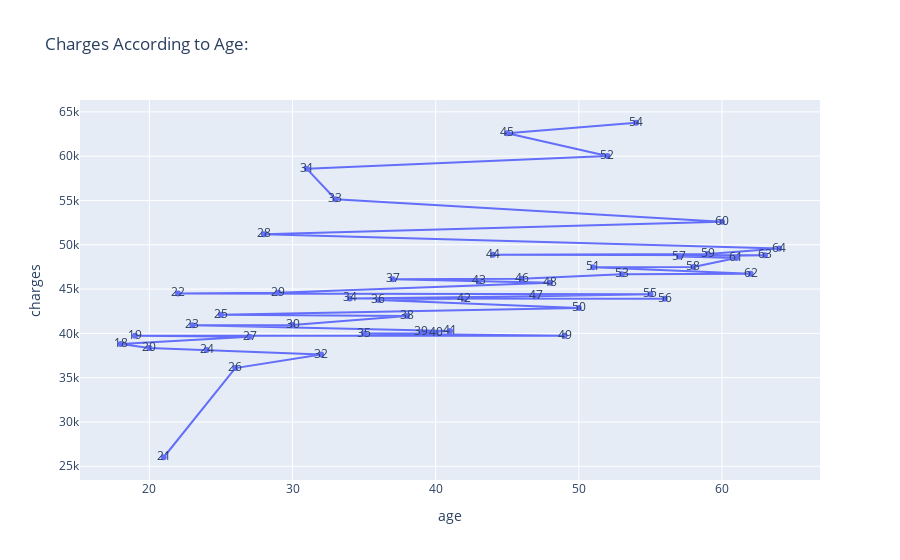

Source (notebook cell):
### Code cell
fig=px.line(agee,x="age",y="charges",text="age",title="Charges According to Age:").show()

### Figure 1 — Plotly figure (JSON) as saved in the notebook; plotly's stock layout.template omitted (floating-point values rounded to 4 significant figures)
{"data": [{"hovertemplate": "age=%{text}<br>charges=%{y}<extra></extra>", "legendgroup": "", "line": {"color": "#636efa", "dash": "solid"}, "marker": {"symbol": "circle"}, "mode": "lines+markers+text", "name": "", "orientation": "v", "showlegend": false, "text": [21, 26, 32, 24, 20, 18, 27, 19, 49, 35, 40, 39, 41, 23, 30, 38, 25, 50, 36, 42, 56, 34, 47, 55, 22, 29, 48, 43, 37, 46, 53, 62, 51, 58, 61, 57, 63, 44, 59, 64, 28, 60, 33, 31, 52, 45, 54], "type": "scatter", "x": [21, 26, 32, 24, 20, 18, 27, 19, 49, 35, 40, 39, 41, 23, 30, 38, 25, 50, 36, 42, 56, 34, 47, 55, 22, 29, 48, 43, 37, 46, 53, 62, 51, 58, 61, 57, 63, 44, 59, 64, 28, 60, 33, 31, 52, 45, 54], "xaxis": "x", "y": [26020.0, 36090.0, 37610.0, 38130.0, 38340.0, 38790.0, 39610.0, 39720.0, 39730.0, 39980.0, 40000.0, 40100.0, 40270.0, 40900.0, 40930.0, 41950.0, 42110.0, 42860.0, 43750.0, 43900.0, 43920.0, 43940.0, 44200.0, 44420.0, 44500.0, 44590.0, 45700.0, 45860.0, 46110.0, 46150.0, 46660.0, 46720.0, 47460.0, 47500.0, 48520.0, 48680.0, 48820.0, 48890.0, 48970.0, 49580.0, 51190.0, 52590.0, 55140.0, 58570.0, 60020.0, 62590.0, 63770.0], "yaxis": "y"}], "layout": {"legend": {"tracegroupgap": 0}, "title": {"text": "Charges According to Age:"}, "xaxis": {"anchor": "y", "domain": [0, 1], "title": {"text": "age"}}, "yaxis": {"anchor": "x", "domain": [0, 1], "title": {"text": "charges"}}}}
